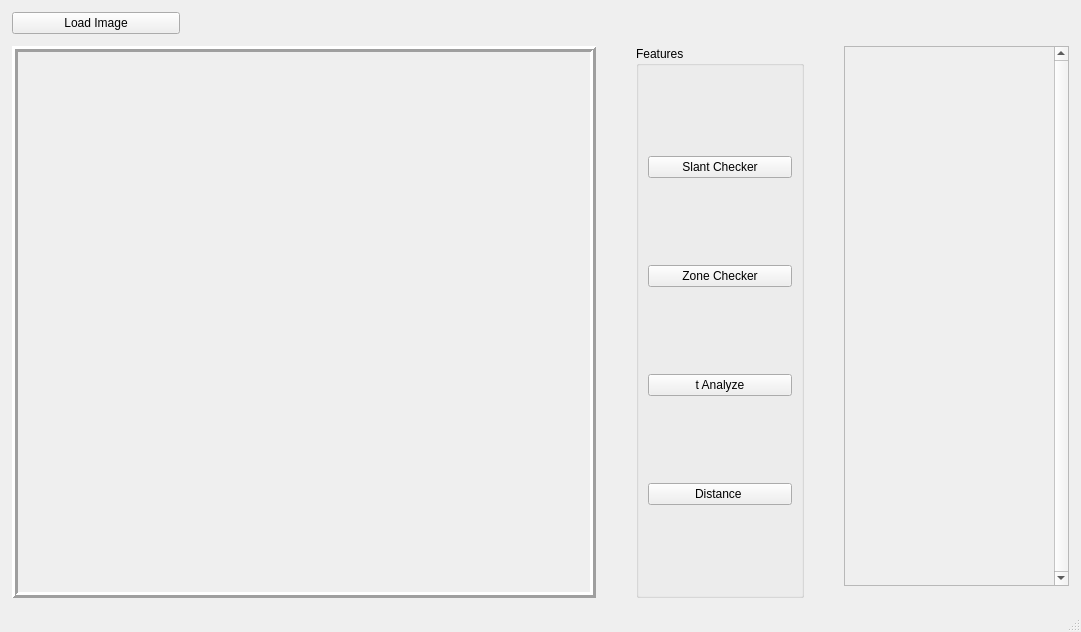
<?xml version="1.0" encoding="UTF-8"?>
<ui version="4.0">
 <class>Graphology</class>
 <widget class="QMainWindow" name="Graphology">
  <property name="geometry">
   <rect>
    <x>0</x>
    <y>0</y>
    <width>1081</width>
    <height>632</height>
   </rect>
  </property>
  <property name="windowTitle">
   <string>Graphology</string>
  </property>
  <widget class="QWidget" name="mainContainer">
   <property name="layoutDirection">
    <enum>Qt::LeftToRight</enum>
   </property>
   <layout class="QGridLayout" name="gridLayout" rowstretch="0,0,0" columnstretch="0,0,0,0,0,0">
    <property name="leftMargin">
     <number>12</number>
    </property>
    <property name="topMargin">
     <number>12</number>
    </property>
    <property name="rightMargin">
     <number>12</number>
    </property>
    <property name="bottomMargin">
     <number>12</number>
    </property>
    <property name="horizontalSpacing">
     <number>40</number>
    </property>
    <property name="verticalSpacing">
     <number>12</number>
    </property>
    <item row="1" column="5">
     <widget class="QScrollArea" name="scrollArea">
      <property name="minimumSize">
       <size>
        <width>0</width>
        <height>0</height>
       </size>
      </property>
      <property name="maximumSize">
       <size>
        <width>225</width>
        <height>600</height>
       </size>
      </property>
      <property name="verticalScrollBarPolicy">
       <enum>Qt::ScrollBarAlwaysOn</enum>
      </property>
      <property name="widgetResizable">
       <bool>true</bool>
      </property>
      <widget class="QWidget" name="scrollAreaWidgetContents_3">
       <property name="geometry">
        <rect>
         <x>0</x>
         <y>0</y>
         <width>206</width>
         <height>551</height>
        </rect>
       </property>
       <layout class="QVBoxLayout" name="verticalLayout_2">
        <item>
         <widget class="QLabel" name="perk1">
          <property name="text">
           <string/>
          </property>
         </widget>
        </item>
        <item>
         <widget class="QLabel" name="perk2">
          <property name="text">
           <string/>
          </property>
         </widget>
        </item>
        <item>
         <widget class="QLabel" name="perk3">
          <property name="maximumSize">
           <size>
            <width>225</width>
            <height>400</height>
           </size>
          </property>
          <property name="text">
           <string/>
          </property>
         </widget>
        </item>
        <item>
         <widget class="QLabel" name="perk4">
          <property name="text">
           <string/>
          </property>
         </widget>
        </item>
        <item>
         <widget class="QLabel" name="perk5">
          <property name="text">
           <string/>
          </property>
         </widget>
        </item>
       </layout>
      </widget>
     </widget>
    </item>
    <item row="1" column="0" rowspan="2" colspan="3">
     <widget class="QLabel" name="mainPicture">
      <property name="autoFillBackground">
       <bool>true</bool>
      </property>
      <property name="frameShape">
       <enum>QFrame::Box</enum>
      </property>
      <property name="frameShadow">
       <enum>QFrame::Raised</enum>
      </property>
      <property name="lineWidth">
       <number>3</number>
      </property>
      <property name="text">
       <string/>
      </property>
      <property name="alignment">
       <set>Qt::AlignLeading|Qt::AlignLeft|Qt::AlignTop</set>
      </property>
     </widget>
    </item>
    <item row="0" column="0">
     <widget class="QPushButton" name="btnLoadImage">
      <property name="sizePolicy">
       <sizepolicy hsizetype="Minimum" vsizetype="Fixed">
        <horstretch>0</horstretch>
        <verstretch>0</verstretch>
       </sizepolicy>
      </property>
      <property name="text">
       <string>Load Image</string>
      </property>
      <property name="flat">
       <bool>false</bool>
      </property>
     </widget>
    </item>
    <item row="1" column="4" rowspan="2">
     <widget class="QGroupBox" name="featureBox">
      <property name="title">
       <string>Features</string>
      </property>
      <layout class="QVBoxLayout" name="verticalLayout">
       <item>
        <widget class="QPushButton" name="buttonSlant">
         <property name="text">
          <string>Slant Checker</string>
         </property>
        </widget>
       </item>
       <item>
        <widget class="QPushButton" name="buttonZone">
         <property name="text">
          <string>Zone Checker</string>
         </property>
        </widget>
       </item>
       <item>
        <widget class="QPushButton" name="buttonT">
         <property name="text">
          <string>t Analyze</string>
         </property>
        </widget>
       </item>
       <item>
        <widget class="QPushButton" name="pushButton_6">
         <property name="text">
          <string>Distance </string>
         </property>
        </widget>
       </item>
      </layout>
     </widget>
    </item>
   </layout>
  </widget>
  <widget class="QStatusBar" name="statusbar"/>
 </widget>
 <resources/>
 <connections/>
</ui>
